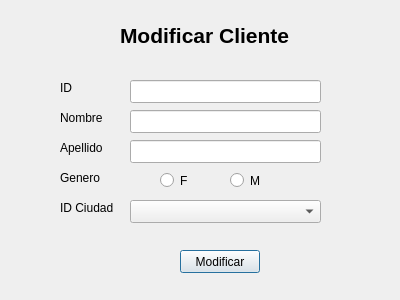
<?xml version="1.0" encoding="UTF-8"?>
<ui version="4.0">
 <class>ModificarCliente</class>
 <widget class="QDialog" name="ModificarCliente">
  <property name="geometry">
   <rect>
    <x>0</x>
    <y>0</y>
    <width>400</width>
    <height>300</height>
   </rect>
  </property>
  <property name="windowTitle">
   <string>Dialog</string>
  </property>
  <widget class="QLabel" name="label_2">
   <property name="geometry">
    <rect>
     <x>60</x>
     <y>80</y>
     <width>57</width>
     <height>15</height>
    </rect>
   </property>
   <property name="text">
    <string>ID</string>
   </property>
  </widget>
  <widget class="QLabel" name="label_6">
   <property name="geometry">
    <rect>
     <x>60</x>
     <y>200</y>
     <width>61</width>
     <height>16</height>
    </rect>
   </property>
   <property name="text">
    <string>ID Ciudad</string>
   </property>
  </widget>
  <widget class="QRadioButton" name="MClienteF">
   <property name="geometry">
    <rect>
     <x>160</x>
     <y>170</y>
     <width>100</width>
     <height>21</height>
    </rect>
   </property>
   <property name="text">
    <string>F</string>
   </property>
  </widget>
  <widget class="QLineEdit" name="MClienteId">
   <property name="geometry">
    <rect>
     <x>130</x>
     <y>80</y>
     <width>191</width>
     <height>23</height>
    </rect>
   </property>
  </widget>
  <widget class="QRadioButton" name="MClienteM">
   <property name="geometry">
    <rect>
     <x>230</x>
     <y>170</y>
     <width>100</width>
     <height>21</height>
    </rect>
   </property>
   <property name="text">
    <string>M</string>
   </property>
  </widget>
  <widget class="QLabel" name="label">
   <property name="geometry">
    <rect>
     <x>120</x>
     <y>20</y>
     <width>201</width>
     <height>31</height>
    </rect>
   </property>
   <property name="text">
    <string>&lt;html&gt;&lt;head/&gt;&lt;body&gt;&lt;p&gt;&lt;span style=&quot; font-size:16pt; font-weight:600;&quot;&gt;Modificar Cliente&lt;/span&gt;&lt;/p&gt;&lt;/body&gt;&lt;/html&gt;</string>
   </property>
  </widget>
  <widget class="QLineEdit" name="MClienteApellido">
   <property name="geometry">
    <rect>
     <x>130</x>
     <y>140</y>
     <width>191</width>
     <height>23</height>
    </rect>
   </property>
  </widget>
  <widget class="QLabel" name="label_3">
   <property name="geometry">
    <rect>
     <x>60</x>
     <y>110</y>
     <width>57</width>
     <height>15</height>
    </rect>
   </property>
   <property name="text">
    <string>Nombre</string>
   </property>
  </widget>
  <widget class="QLabel" name="label_4">
   <property name="geometry">
    <rect>
     <x>60</x>
     <y>140</y>
     <width>57</width>
     <height>15</height>
    </rect>
   </property>
   <property name="text">
    <string>Apellido</string>
   </property>
  </widget>
  <widget class="QLineEdit" name="MClienteNombre">
   <property name="geometry">
    <rect>
     <x>130</x>
     <y>110</y>
     <width>191</width>
     <height>23</height>
    </rect>
   </property>
  </widget>
  <widget class="QLabel" name="label_5">
   <property name="geometry">
    <rect>
     <x>60</x>
     <y>170</y>
     <width>57</width>
     <height>15</height>
    </rect>
   </property>
   <property name="text">
    <string>Genero</string>
   </property>
  </widget>
  <widget class="QComboBox" name="MClienteCiudad">
   <property name="geometry">
    <rect>
     <x>130</x>
     <y>200</y>
     <width>191</width>
     <height>23</height>
    </rect>
   </property>
  </widget>
  <widget class="QPushButton" name="MClienteBotonModificar">
   <property name="geometry">
    <rect>
     <x>180</x>
     <y>250</y>
     <width>80</width>
     <height>23</height>
    </rect>
   </property>
   <property name="text">
    <string>Modificar</string>
   </property>
  </widget>
 </widget>
 <resources/>
 <connections/>
</ui>
